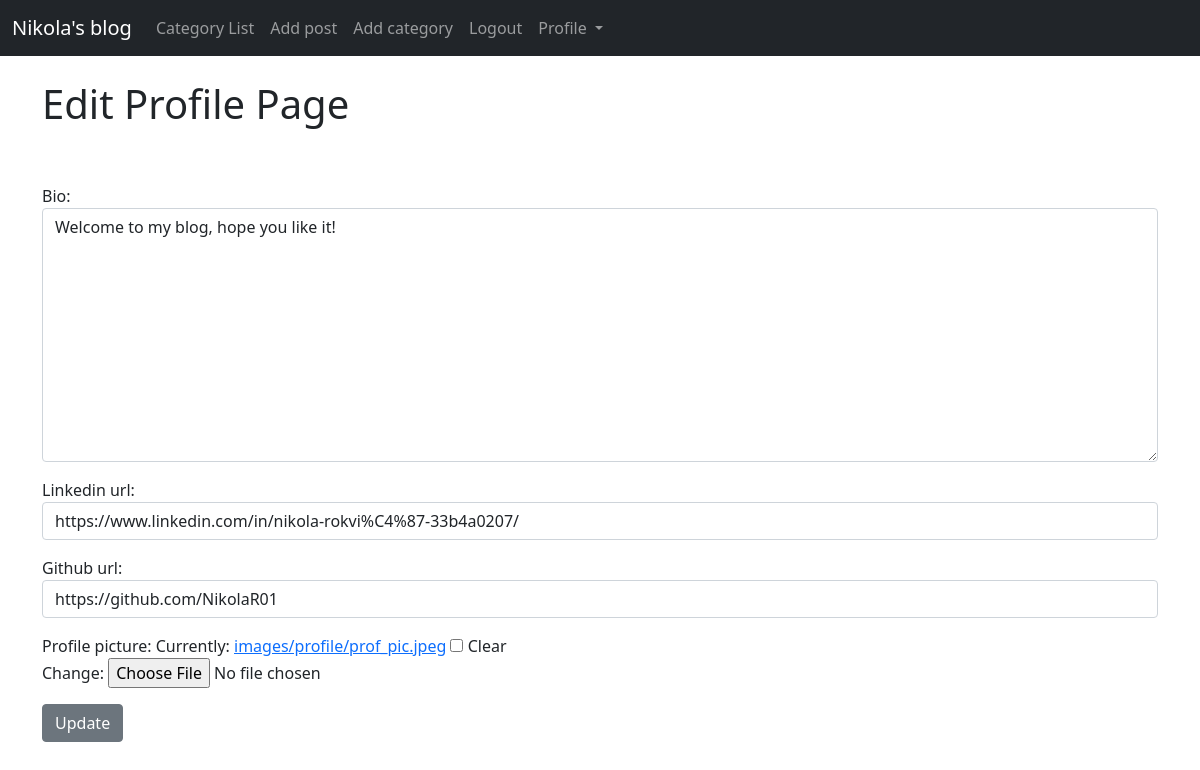
Page /members/1/edit_profile_page/ (signed in) on the committed database.
### myblog/models.py (models this page shows, shortened)
class UserProfile(models.Model):
	user = models.OneToOneField(User, null=True, on_delete=models.CASCADE)
	bio = models.TextField()
	profile_picture = models.ImageField(null=True, blank=True, upload_to="images/profile")
	linkedin_url = models.CharField(null=True, blank=True,max_length=255)
	github_url = models.CharField(null=True, blank=True,max_length=255)

### members/views.py (the view)
# urls.py: path('<int:pk>/edit_profile_page/', EditProfilePageView.as_view(), name='edit_profile_page'),
class EditProfilePageView(generic.UpdateView):
	model = UserProfile
	template_name = 'registration/edit_profile_page.html'
	form_class = EditProfilePageForm
	success_url = reverse_lazy('home')

### members/forms.py
class EditProfilePageForm(forms.ModelForm):
	class Meta:
		model = UserProfile
		fields = ('bio','linkedin_url','github_url','profile_picture')
		widgets = {
				'bio': forms.Textarea(attrs={'class': 'form-control'}),
				'linkedin_url': forms.TextInput(attrs={'class': 'form-control'}),
				'github_url': forms.TextInput(attrs={'class': 'form-control'}),
			}

### members/templates/registration/edit_profile_page.html (shortened to what this page needs)
{% extends 'base.html' %}
{% block content %}
{% if user.is_authenticated and user.id == userprofile.user.id %}
<h1>Edit Profile Page</h1>
<br/><br/>
<div class="form-group">
	<form method="POST" enctype="multipart/form-data">
		{{ form.as_p }}
		<button class="btn btn-secondary">Update</button>
	</div>
{% else %}
	<h1>403 Forbidden</h1>
{% endif %}
{% endblock %}

### rows in the picture
UserProfile: bio "Welcome to my blog, hope you like it!", linkedin_url "https://www.linkedin.com/in/nikola-rokvi%C4%87-33b4a0207/", github_url "https://github.com/NikolaR01"
